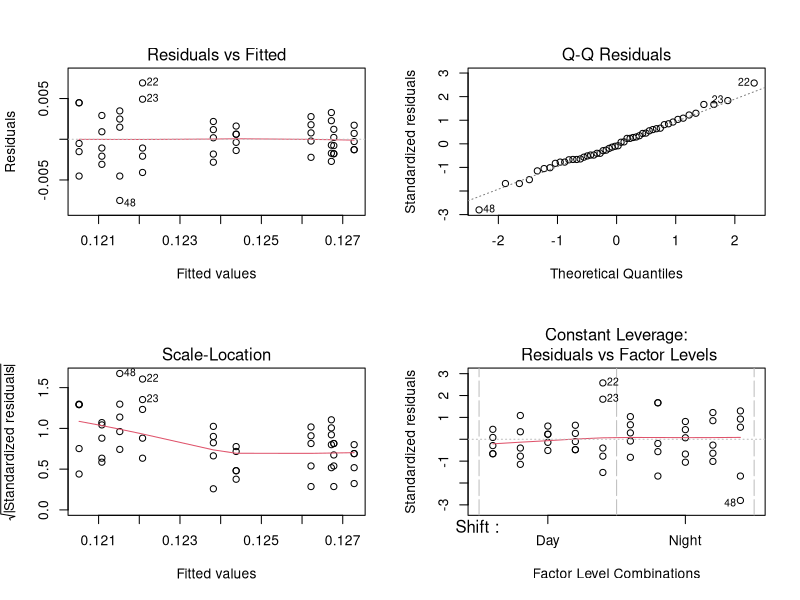

The R source for this figure: (Note: this script raises an error after producing the figure.)
#Homework:(Understand nesting and completely crossed)-Andrew Wong


#1. Find data that is nested and perform an ANOVA - discuss yoru results


#we have five different machines making the same part and each machine has two operators, 
#one for the day shift and one for the night shift. We take five samples from each machine for each operator to obtain the following data:

library(readxl)
Nested_Operator_Data_Set <- read_excel("Nested Operator Data Set.xlsx")
View(Nested_Operator_Data_Set)
data <- Nested_Operator_Data_Set
attach(data)
head(data)

#Need to check if Machine is a factor
is.factor(data$Machine)

#Need to change this column to be a factor
data$Machine <- as.factor(data$Machine)

#Need to check if Machine is a factor now
is.factor(data$Machine)

#EDA
#Check means
tapply(data$Part_Rate, data$Shift, mean) #Very small diff

#Check variances
tapply(data$Part_Rate, data$Shift, var) #Very small diff


#Check balanced design
tapply(data$Part_Rate, data$Shift, length) #We have 25 rats between each Operator's Shift

#We can check for normality after modeling since the number of observation per cell is smal

data.shift.aov <- aov(Part_Rate ~ Shift + Error(Machine), data = data) #For nested models. That's why Machine is in Error() function
summary(data.shift.aov) ##p-value is .493 for Shift, so don't reject H0 that Shift's Part_Rate are equal.

#Now we need to check the model
par(mfrow =c(2,2))
plot(lm(data.shift.aov)) #Looks like no pattern in res vs fitted, and qqnorm for residuals plot looks pretty good except maybe some outliers at the ends. 
par(mfrow = c(1,1))

#Conclusion:Shift (Day or Night) doesn't have a significant impact on the Part Rate.



#2. Find data that is random effects completely crossed and perform the appropriate analysis. 
library(carData)
data<-ToothGrowth
#The response is the length of odontoblasts (cells responsible for tooth growth) in 60 guinea pigs. 
#Each animal received one of three dose levels of vitamin C (0.5, 1, and 2 mg/day) by one of two delivery methods,
#(orange juice or ascorbic acid (a form of vitamin C and coded as VC).
#Response is len and the two random effects factors are supp and dose. 
#supp is a random effect because there are more than 2 ways to inject a suppliment. These are 2 ways out of a population of different ways to inject a treatment
#dose is a random effect because there are in  infinite amount of different doses the experimenters could have chosen. They chose 3 levels out of an infinite amount of possible ones.

attach(data)
summary(data) #supp has 2 levels with 30 observations in each
#Need to make dose a factor since it has been coded as a numeric variable
data$dose<-as.factor(data$dose)
summary(data) #Now we see that dose has 3 levels with 20 observations in each

#Check if the data is completely crossed
xtabs(~ supp + dose, ToothGrowth)
#But here we have completely crossed and is balanced at n = 10.


#EDA

#mean
tapply(data$len, data$supp, mean) #Kind of close, but need to check variance to see if 4 is a larger difference for means
tapply(data$len, data$dose, mean) #Some number look far from each other, but need to check variance to see if this is true


#variance
tapply(data$len, data$supp, var) #variances are not close to one another, but at least one is not 10 times larger than the other so, still okay
tapply(data$len, data$dose, var) #variances are not close to one another, but at least one is not 10 times larger than the other so, still okay

#boxplot
ggplot(data, aes(supp, len, color = dose)) + geom_boxplot() #Confirms that there is probably a difference, since some interquartile regions don't intersect



model <- aov(len~supp * dose, data = data) #Complete model with interactions
anova(model) #Wanted to look at ANOVA table so did anova(model)
#Both the main effects and their interaction effect is signifcant
#This means I will look at the study according to interaction effect now.




##Model Checking
par(mfrow = c(2,2))
plot(model) #Residuals look like no pattern in resdiuals vs fitted and looks pretty normal. 
#Need to really look out of oultiers though. Looks like 3 observations might be outliers (Leverage Points). Theses could really "mess" with the analysis


#Interaction Effect
par(mfrow= c(1,1))
interaction.plot(supp, dose, len)

#Conclusion:Toothgrowth length is higher in OJ suppiment treatment for dose .5 and 1 than in these 2 doses with VC suppliment treatment type. 
#For dose 2, OJ suppliment actually has slightly less toothgrowth length than VC. 